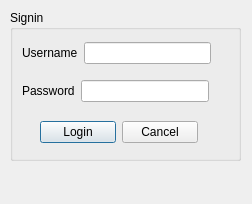
<?xml version="1.0" encoding="UTF-8"?>
<ui version="4.0">
 <class>Login</class>
 <widget class="QDialog" name="Login">
  <property name="geometry">
   <rect>
    <x>0</x>
    <y>0</y>
    <width>252</width>
    <height>204</height>
   </rect>
  </property>
  <property name="windowTitle">
   <string>Dialog</string>
  </property>
  <widget class="QGroupBox" name="groupBox">
   <property name="geometry">
    <rect>
     <x>10</x>
     <y>10</y>
     <width>231</width>
     <height>151</height>
    </rect>
   </property>
   <property name="title">
    <string>Signin</string>
   </property>
   <widget class="QWidget" name="">
    <property name="geometry">
     <rect>
      <x>12</x>
      <y>70</y>
      <width>187</width>
      <height>22</height>
     </rect>
    </property>
    <layout class="QHBoxLayout" name="horizontalLayout">
     <item>
      <widget class="QLabel" name="label_3">
       <property name="text">
        <string>Password</string>
       </property>
      </widget>
     </item>
     <item>
      <widget class="QLineEdit" name="lineEdit_password">
       <property name="echoMode">
        <enum>QLineEdit::Password</enum>
       </property>
      </widget>
     </item>
    </layout>
   </widget>
   <widget class="QWidget" name="">
    <property name="geometry">
     <rect>
      <x>12</x>
      <y>32</y>
      <width>189</width>
      <height>22</height>
     </rect>
    </property>
    <layout class="QHBoxLayout" name="horizontalLayout_2">
     <item>
      <widget class="QLabel" name="label_2">
       <property name="text">
        <string>Username</string>
       </property>
      </widget>
     </item>
     <item>
      <widget class="QLineEdit" name="lineEdit_userName"/>
     </item>
    </layout>
   </widget>
   <widget class="QWidget" name="">
    <property name="geometry">
     <rect>
      <x>30</x>
      <y>110</y>
      <width>158</width>
      <height>25</height>
     </rect>
    </property>
    <layout class="QHBoxLayout" name="horizontalLayout_3">
     <item>
      <widget class="QPushButton" name="pushButton_login">
       <property name="text">
        <string>Login</string>
       </property>
      </widget>
     </item>
     <item>
      <widget class="QPushButton" name="pushButton_cancel">
       <property name="text">
        <string>Cancel</string>
       </property>
      </widget>
     </item>
    </layout>
   </widget>
   <zorder>label_2</zorder>
   <zorder>label_3</zorder>
   <zorder>lineEdit_userName</zorder>
   <zorder>lineEdit_password</zorder>
   <zorder>label</zorder>
   <zorder>pushButton_login</zorder>
   <zorder>label</zorder>
   <zorder>pushButton_cancel</zorder>
  </widget>
  <widget class="QLabel" name="label">
   <property name="geometry">
    <rect>
     <x>20</x>
     <y>169</y>
     <width>201</width>
     <height>21</height>
    </rect>
   </property>
   <property name="sizePolicy">
    <sizepolicy hsizetype="Preferred" vsizetype="Fixed">
     <horstretch>0</horstretch>
     <verstretch>0</verstretch>
    </sizepolicy>
   </property>
   <property name="text">
    <string/>
   </property>
  </widget>
 </widget>
 <resources/>
 <connections/>
</ui>
